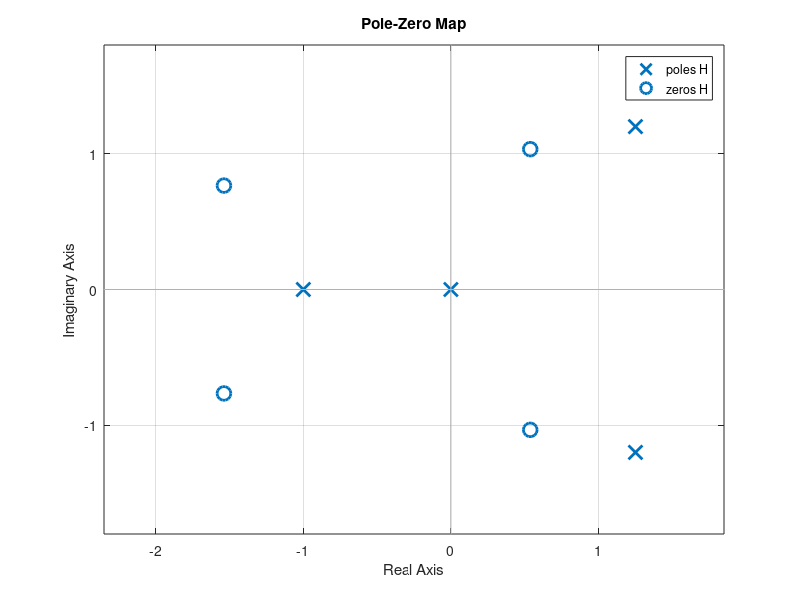

Reproduce this figure in MATLAB.
clear;
clc;

H = tf([1 2 1 1 4],[1 -1.5 0.5 3 0]);		%Transfer Function as mentioned in the question
pzmap(H)									%This denotes the Pole Zero Plot of the above mentioned Transfer function
grid on
